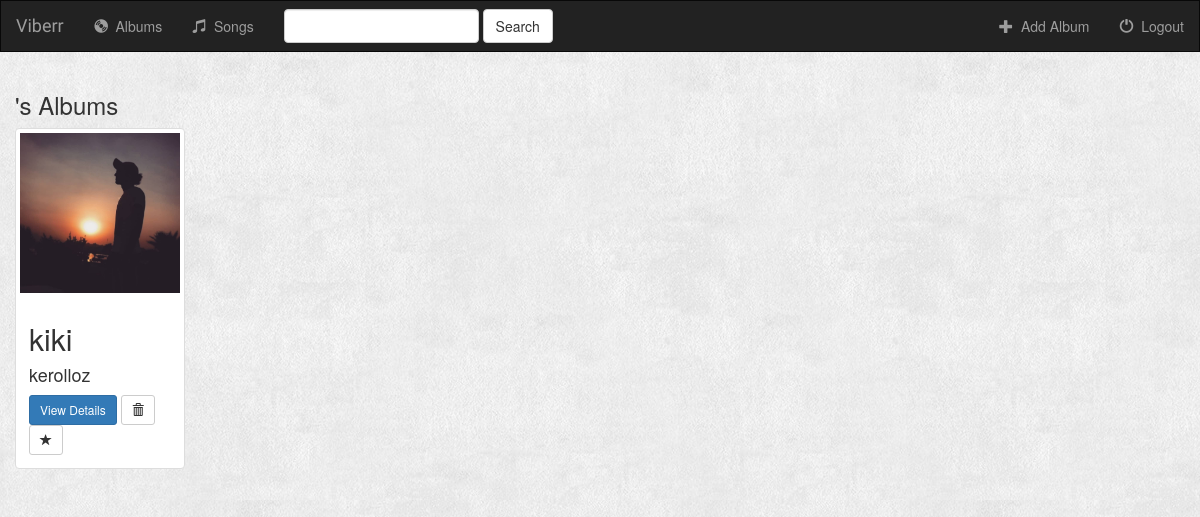
The app's page /music/ with its own data.
### music/models.py (models this page shows, shortened)
class Album(models.Model):
    artist = models.CharField(max_length=250)
    album_title = models.CharField(max_length=500)
    genre = models.CharField(max_length=100)
    album_logo = models.FileField()

### music/views.py (the view)
class IndexView(generic.ListView):
    template_name = 'music/index.html'
    context_object_name = 'all_albums'
    def get_queryset(self):
        return Album.objects.all()

### music/templates/music/index.html (shortened to what this page needs)
{% extends 'music/base.html' %}
{% block body %}
<div class="albums-container container-fluid">
    <div class="row">
        <div class="col-sm-12">
            <h3>{{ user.username }}'s Albums</h3>
        </div>
        {% if all_albums %}
            {% for album in all_albums %}
                <div class="col-sm-4 col-lg-2">
                    <div class="thumbnail">
                        <a href="{% url 'music:detail' album.id %}">
                            <img src="{{ album.album_logo.url }}" class="img-responsive">
                        </a>
                        <div class="caption">
                            <h2>{{ album.album_title }}</h2>
                            <h4>{{ album.artist }}</h4>
                            <a href="{% url 'music:detail' album.id %}" class="btn btn-primary btn-sm" role="button">View Details</a>
                            <form action="{% url 'music:album-delete' album.id %}" method="post" style=" display: inline;">
                                <button type="submit" class="btn btn-default btn-sm">
                                    <span class="glyphicon glyphicon-trash"></span>
                                </button>
                            </form>
                            <a href="#" class="btn btn-default btn-sm btn-favorite">
                                <span class="glyphicon glyphicon-star {% if album.is_favorite %}active{% endif %}"></span>
                            </a>
                        </div>
                    </div>
                </div>
            {% endfor %}
        {% endif %}
    </div>
</div>
{% endblock %}

### music/static/music/style.css (style rules this page uses)
body { background: white url("images/background.jpg"); }

### records on screen
Album: album_logo (picture), album_title "kiki", artist "kerolloz"
